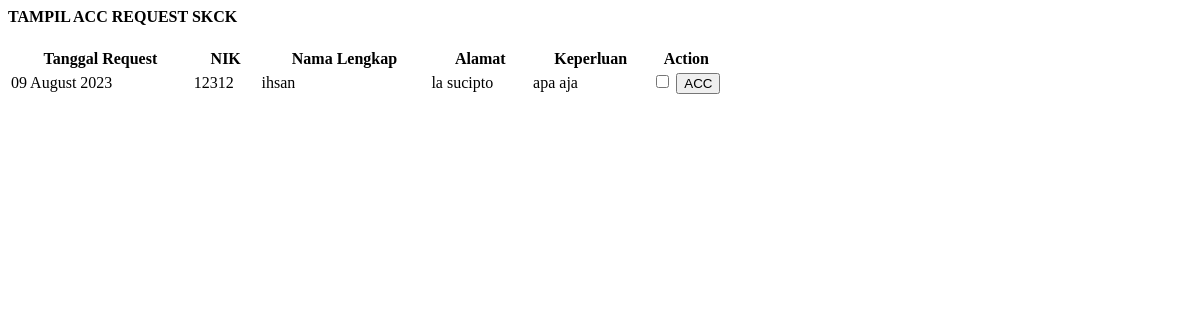
Page /demo1/acc_skck.php on the committed database.
### tables this page shows
CREATE TABLE `t_skck` (
  `id_skck` int NOT NULL,
  `nik` varchar(16) NOT NULL,
  `nama` varchar(50) NOT NULL,
  `nomorkk` varchar(16) NOT NULL,
  `tempat` varchar(30) NOT NULL,
  `tgl_lahir` date NOT NULL,
  `jk` varchar(30) NOT NULL,
  `agama` varchar(30) NOT NULL,
  `status_perkawinan` varchar(30) NOT NULL,
  `pekerjaan` varchar(30) NOT NULL,
  `alamat` varchar(60) NOT NULL,
  `pendidikan` varchar(30) NOT NULL,
  `keperluan` varchar(60) NOT NULL,
  `tujuan` varchar(60) NOT NULL,
  `berlaku_tgl` date NOT NULL,
  `bedasarkan_keterangan` varchar(60) NOT NULL,
  `nik_user` varchar(16) NOT NULL,
  `keterangan` varchar(60) NOT NULL,
  `acc` date NOT NULL,
  `tanggal_request` timestamp NOT NULL DEFAULT CURRENT_TIMESTAMP ON UPDATE CURRENT_TIMESTAMP,
  `request` varchar(60) NOT NULL,
  `status` int NOT NULL,
  `berdasarkan_rtrw` varchar(100) NOT NULL
);

### demo1/acc_skck.php (the view, shortened to what this page needs)
<?php include '../konek.php'; ?>
<link href="css/sweetalert.css" rel="stylesheet" type="text/css">
<div class="page-inner">
    <div class="row">
        <div class="col-md-12">
            <div class="card">
                <div class="card-header">
                    <div class="d-flex align-items-center">
                        <h4 class="fw-bold text-uppercase">TAMPIL ACC REQUEST SKCK</h4>
                    </div>
                </div>
                <div class="card-body">
                    <form method="POST">
                        <div class="table-responsive">
                            <table id="add7" class="display table table-striped table-hover">
                                <thead>
                                    <tr>
                                        <th>Tanggal Request</th>
                                        <th>NIK</th>
                                        <th>Nama Lengkap</th>
                                        <th>Alamat</th>
                                        <th>Keperluan</th>
                                        <th style="width: 10%">Action</th>
                                    </tr>
                                </thead>
                                <tbody>
                                    <?php
                                    $sql = "SELECT * FROM t_skck  WHERE status=0";
                                    $query = mysqli_query($konek, $sql);
                                    while ($data = mysqli_fetch_array($query, MYSQLI_BOTH)) {
                                        $tgl = $data['tanggal_request'];
                                        $format = date('d F Y', strtotime($tgl));
                                        $nik = $data['nik'];
                                        $nama = $data['nama'];
                                        $alamat = $data['alamat'];
                                        $keperluan = $data['keperluan'];
                                        $id_skck = $data['id_skck'];
                                    ?>
                                        <tr>
                                            <td><?php echo $format; ?></td>
                                            <td><?php echo $nik; ?></td>
                                            <td><?php echo $nama; ?></td>
                                            <td><?php echo $alamat; ?></td>
                                            <td><?php echo $keperluan; ?></td>
                                            <td>
                                                <input type="checkbox" name="check[$i]" value="<?php echo $id_skck; ?>">
                                                <input type="submit" name="acc" class="btn btn-primary btn-sm" value="ACC">
                                            </td>
                                        </tr>
                                    <?php
                                    }
                                    ?>
                                </tbody>
                            </table>
                        </div>
                    </form>
                </div>
            </div>
        </div>
    </div>
</div>

### rows in the picture
t_skck: tanggal_request "09 August 2023", nik "12312", nama "ihsan", alamat "la sucipto", keperluan "apa aja"
